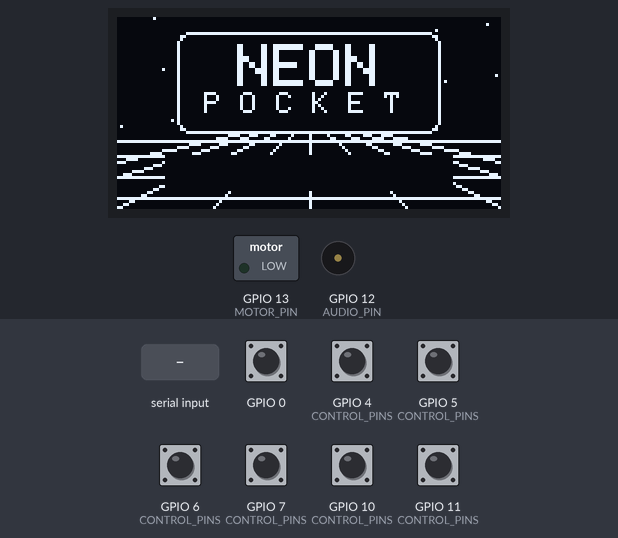
The program below on a simulated ESP32-S3. Shown: 128×64 one-colour display, switched loads named in the program (green lamp = pin HIGH), buzzer (waves = sounding). The inputs (shaded band) are chosen by the test bench; at power-on: GPIO 0, GPIO 4 (CONTROL_PINS), GPIO 5 (CONTROL_PINS), GPIO 6 (CONTROL_PINS), GPIO 7 (CONTROL_PINS), GPIO 10 (CONTROL_PINS), GPIO 11 (CONTROL_PINS) HIGH. Random numbers use the default seed unless the program sets one; what the program prints to the serial monitor is not drawn.

Above: at 1.2 s.
1.3 s: GPIO 10 (CONTROL_PINS) pulled LOW for 0.15 s
At 2.5 s:
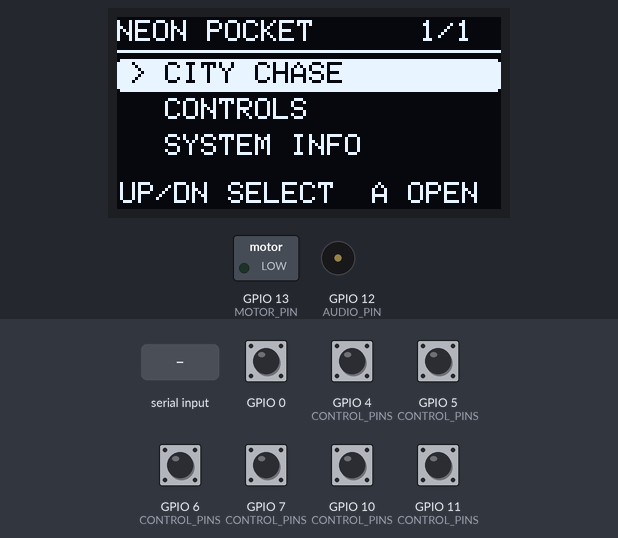
3.0 s: GPIO 4 (CONTROL_PINS) pulled LOW for 0.15 s
At 4.4 s:
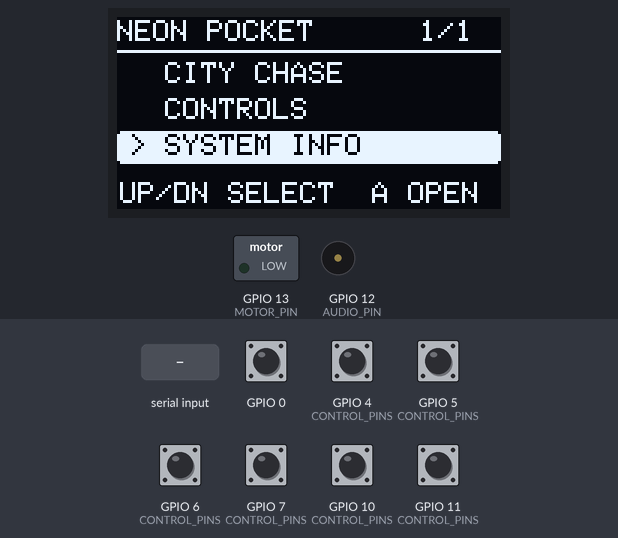
4.7 s: "T" received over Serial
At 5.9 s:
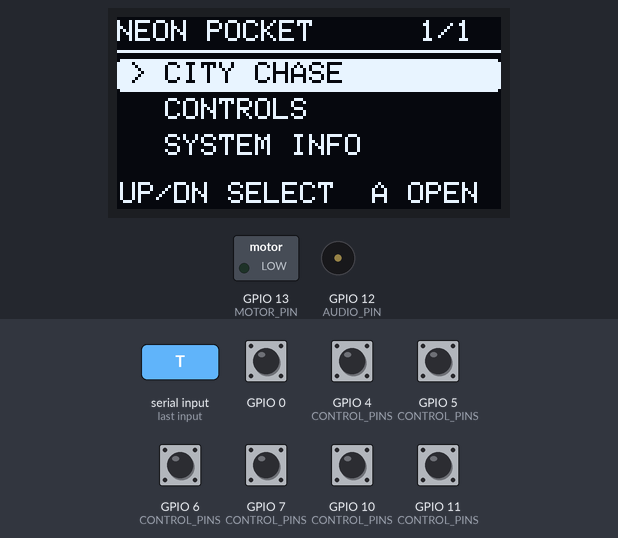
6.2 s: GPIO 5 (CONTROL_PINS) pulled LOW for 0.15 s
At 7.2 s:
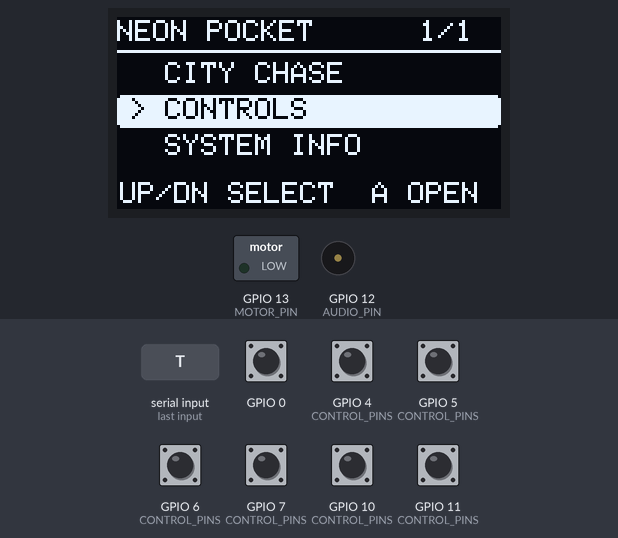
7.9 s: GPIO 10 (CONTROL_PINS) pulled LOW for 1 s
At 8.9 s:
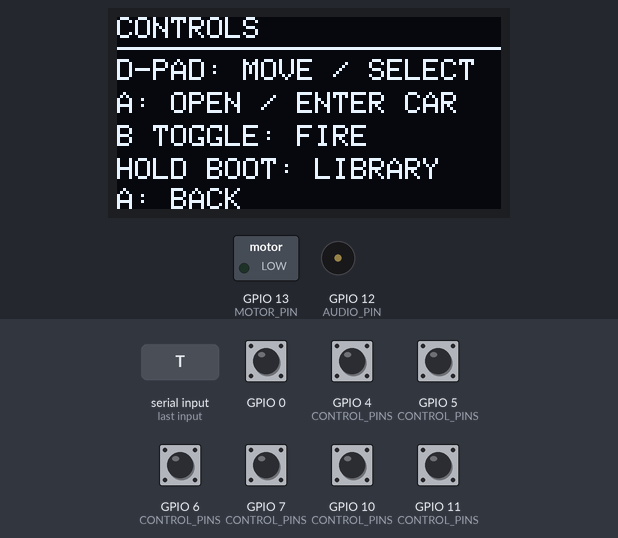
10.4 s: GPIO 10 (CONTROL_PINS) pulled LOW for 0.15 s
At 11.5 s:
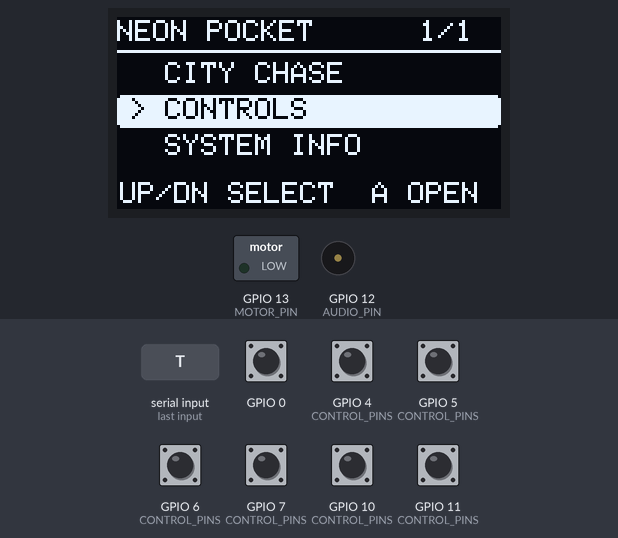
Timing chart, 0 to 13.0 s (numbered marks = the images above; inputs shaded):
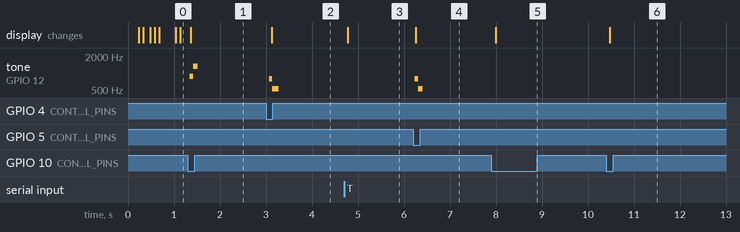

Measured:
- after the input at 1.3 s, tone on GPIO 12 (AUDIO_PIN): silent → 880 Hz at once, → 1320 Hz 0.08 s later, → silent 0.10 s later
- after the input at 3.0 s, tone on GPIO 12 (AUDIO_PIN): silent → 784 Hz after 0.07 s, → 523 Hz 0.07 s later, → silent 0.13 s later; the display: changes after 0.12 s (image 2)
- after the input at 4.7 s, the display: changes after 0.08 s (image 3)
- after the input at 6.2 s, tone on GPIO 12 (AUDIO_PIN): silent → 784 Hz at once, → 523 Hz 0.08 s later, → silent 0.10 s later; the display: changes after 0.06 s (image 4)
- after the input at 7.9 s, the display: changes after 0.09 s (image 5)
- after the input at 10.4 s, the display: changes after 0.08 s (image 6)

The program:

main.cpp
```cpp
#include "Game.h"
void setup(){gameSetup();}
void loop(){gameLoop();}
```

Controls.h
```cpp
#pragma once
#include "Settings.h"
constexpr auto &PINS=Config::CONTROL_PINS;
struct Button {
  bool raw=false,down=false,changed=false;
  uint32_t since=0;
  void update(bool value,uint32_t now) {
    changed=false;
    if(value!=raw){raw=value;since=now;}
    if(raw!=down && now-since>=Config::DEBOUNCE_MS){down=raw;changed=true;}
  }
  void poll(uint8_t pin,uint32_t now){update(digitalRead(pin)==LOW,now);}
};
```

Feedback.h
```cpp
#pragma once
#include <Arduino.h>
#include "Settings.h"

namespace Feedback {
constexpr uint8_t AUDIO_PIN=Config::AUDIO_PIN, MOTOR_PIN=Config::MOTOR_PIN;
struct Note { uint16_t hz, ms; };
enum Event { Start, Shoot, Hit, Pickup, Delivered, Car, Stun, HeatDown, Busted, Siren };
const Note start[]={{523,65},{659,65},{784,110}};
const Note shoot[]={{2100,7},{145,12},{1200,6},{120,24},{100,35},{85,45},{70,55},{60,65}};
const Note hit[]={{160,45},{95,65}};
const Note pickup[]={{880,70},{1320,90}};
const Note delivered[]={{659,70},{784,70},{1047,100},{1319,150}};
const Note car[]={{220,55},{330,55},{440,70}};
const Note stun[]={{1300,30},{650,30},{325,70}};
const Note heatDown[]={{784,70},{523,110}};
const Note busted[]={{392,140},{330,140},{262,140},{196,260}};
const Note siren[]={{650,110},{1000,110},{650,110},{1000,110}};
// Original dark synth loop; single voice, with SFX taking priority.
const Note music[]={{165,210},{330,210},{165,210},{392,210},{165,210},{330,210},{196,210},{311,210},{131,210},{262,210},{131,210},{311,210},{131,210},{262,210},{156,210},{247,210},{147,210},{294,210},{147,210},{349,210},{147,210},{294,210},{175,210},{277,210},{123,210},{247,210},{123,210},{294,210},{123,210},{247,210},{185,210},{0,210},{165,210},{392,210},{330,210},{494,210},{165,210},{392,210},{330,210},{311,210},{131,210},{311,210},{262,210},{392,210},{131,210},{311,210},{262,210},{247,210},{147,210},{349,210},{294,210},{440,210},{147,210},{349,210},{294,210},{277,210},{123,210},{294,210},{247,210},{370,210},{185,210},{247,210},{165,210},{0,210}};
constexpr uint8_t musicCount=sizeof(music)/sizeof(music[0]);
uint8_t musicIndex=0;
bool musicStepActive=false,musicTone=false;
uint32_t musicNext=0,musicOffAt=0;
const Note *sequence=nullptr;
uint8_t count=0,index=0,priority=0;
bool active=false,enabled=true,motor=false;
uint32_t nextNote=0,motorUntil=0,lastSiren=0;

void stop() {
  noTone(AUDIO_PIN);digitalWrite(AUDIO_PIN,LOW);
  digitalWrite(MOTOR_PIN,LOW);motor=false;active=false;priority=0;
  musicStepActive=false;musicTone=false;musicIndex=0;
}
void begin() {
  digitalWrite(MOTOR_PIN,LOW);pinMode(MOTOR_PIN,OUTPUT);
  digitalWrite(AUDIO_PIN,LOW);pinMode(AUDIO_PIN,OUTPUT);
}
void rumble(uint32_t now,uint16_t duration) {
  if(!enabled)return;
  motorUntil=now+(duration>180?180:duration);
  digitalWrite(MOTOR_PIN,HIGH);motor=true;
}
void play(Event event,uint32_t now) {
  if(!enabled)return;
  const Note *notes=nullptr;uint8_t n=0,p=2;
  switch(event) {
    case Start:notes=start;n=3;break;
    case Shoot:notes=shoot;n=8;p=3;break;
    case Hit:notes=hit;n=2;p=4;rumble(now,100);break;
    case Pickup:notes=pickup;n=2;break;
    case Delivered:notes=delivered;n=4;p=4;rumble(now,45);break;
    case Car:notes=car;n=3;rumble(now,45);break;
    case Stun:notes=stun;n=3;p=3;break;
    case HeatDown:notes=heatDown;n=2;break;
    case Busted:notes=busted;n=4;p=5;rumble(now,180);break;
    case Siren:notes=siren;n=4;p=1;break;
  }
  if(active && p<priority)return;
  musicStepActive=false;musicTone=false;
  noTone(AUDIO_PIN);
  sequence=notes;count=n;index=0;priority=p;active=true;
  tone(AUDIO_PIN,sequence[0].hz);nextNote=now+sequence[0].ms;
}
void tick(uint32_t now,bool policeNearby,bool musicWanted) {
  if(motor && (int32_t)(now-motorUntil)>=0){digitalWrite(MOTOR_PIN,LOW);motor=false;}
  // Keep effect duration accurate even when an OLED transfer takes longer than a note.
  bool noteChanged=false;
  while(active && (int32_t)(now-nextNote)>=0) {
    if(++index>=count) {noTone(AUDIO_PIN);digitalWrite(AUDIO_PIN,LOW);active=false;priority=0;}
    else {nextNote+=sequence[index].ms;noteChanged=true;}
  }
  if(active && noteChanged)tone(AUDIO_PIN,sequence[index].hz);
  if(!policeNearby && active && priority==1){noTone(AUDIO_PIN);digitalWrite(AUDIO_PIN,LOW);active=false;priority=0;}
  if(policeNearby && !active && now-lastSiren>=2500) {lastSiren=now;play(Siren,now);}
  if(!enabled || !musicWanted || active) {
    if(musicTone && !active){noTone(AUDIO_PIN);digitalWrite(AUDIO_PIN,LOW);}
    musicTone=false;musicStepActive=false;return;
  }
  if(musicStepActive && (int32_t)(now-musicNext)>=0) {
    musicIndex=(musicIndex+1)%musicCount;musicStepActive=false;
  }
  if(!musicStepActive) {
    const auto &note=music[musicIndex];
    musicNext=now+note.ms;musicOffAt=now+note.ms*3/5;
    musicStepActive=true;musicTone=note.hz!=0;
    if(musicTone)tone(AUDIO_PIN,note.hz);
    else {noTone(AUDIO_PIN);digitalWrite(AUDIO_PIN,LOW);}
  }
  if(musicTone && (int32_t)(now-musicOffAt)>=0) {
    noTone(AUDIO_PIN);digitalWrite(AUDIO_PIN,LOW);musicTone=false;
  }
}
}
```

Game.h
```cpp
#pragma once
void gameSetup();
void gameLoop();
```

Launcher.h
```cpp
#pragma once

namespace Launcher {
enum Page { Home, Library, Controls, System, Game };
Page page=Home;
uint8_t selected=0;
uint32_t lastFrame=0;
const char *entries[]={"CITY CHASE","CONTROLS","SYSTEM INFO"};

void text(int x,int y,const char *label,uint8_t size=1) {
  screen.setTextSize(size);screen.setCursor(x,y);screen.print(label);
}
void home(uint32_t now) {
  // Deterministic moving stars and a perspective grid behind the title panel.
  for(int i=0;i<19;++i)
    screen.drawPixel((i*37+now/90)%128,(i*13)%37,SSD1306_WHITE);
  for(int x=-64;x<=192;x+=32)screen.drawLine(64,33,x,63,SSD1306_WHITE);
  for(int i=0;i<4;++i) {
    int y=38+(i*7+now/130)%26;
    screen.drawFastHLine(0,y,128,SSD1306_WHITE);
  }
  screen.fillRoundRect(20,5,88,34,4,SSD1306_BLACK);
  screen.drawRoundRect(20,5,88,34,4,SSD1306_WHITE);
  text(40,9,"NEON",2);text(29,25,"P O C K E T");
  screen.fillRect(16,46,96,12,SSD1306_BLACK);
  if((now/650)%2==0)text(34,48,"A TO ENTER");
}
void render(uint32_t now) {
  screen.clearDisplay();screen.setTextColor(SSD1306_WHITE);
  if(page==Home)home(now);
  else if(page==Library) {
    text(0,1,"NEON POCKET");text(101,1,"1/1");
    screen.drawFastHLine(0,11,128,SSD1306_WHITE);
    for(int i=0;i<3;++i) {
      int y=15+i*12;
      if(selected==i)screen.fillRoundRect(0,y-1,128,11,2,SSD1306_WHITE);
      screen.setTextColor(selected==i?SSD1306_BLACK:SSD1306_WHITE);
      text(4,y,selected==i?">":" ");text(16,y,entries[i]);
    }
    screen.setTextColor(SSD1306_WHITE);text(1,55,"UP/DN SELECT  A OPEN");
  } else if(page==Controls) {
    text(0,0,"CONTROLS");screen.drawFastHLine(0,10,128,SSD1306_WHITE);
    text(0,14,"D-PAD: MOVE / SELECT");text(0,25,"A: OPEN / ENTER CAR");
    text(0,36,"B TOGGLE: FIRE");text(0,47,"HOLD BOOT: LIBRARY");text(0,57,"A: BACK");
  } else if(page==System) {
    text(0,0,"SYSTEM INFO");screen.drawFastHLine(0,10,128,SSD1306_WHITE);
    text(0,14,"ESP32-S3 / OLED");screen.setCursor(0,25);
    screen.printf("FLASH: %u MB",unsigned(ESP.getFlashChipSize()/1048576));
    screen.setCursor(0,36);screen.printf("PSRAM: %u MB",unsigned(ESP.getPsramSize()/1048576));
    text(0,47,"1 GAME: CITY CHASE");text(0,57,"A: BACK");
  }
  screen.display();
}
void library() {
  page=Library;playing=false;ended=false;Feedback::stop();lastFrame=0;
}
// One transition per debounced press; holding A cannot skip home into the game.
void pressA(uint32_t now) {
  if(page==Home){page=Library;Feedback::play(Feedback::Pickup,now);}
  else if(page==Library) {
    if(selected==0){page=Game;resetGame(now);}
    else page=selected==1?Controls:System;
  } else if(page==Controls || page==System)page=Library;
  lastFrame=0;
}
bool handle(uint32_t now) {
  if(page==Game)return false;
  if(page==Library) {
    int direction=(buttons[1].changed && buttons[1].down)-(buttons[0].changed && buttons[0].down);
    if(direction){selected=(selected+3+direction)%3;Feedback::play(Feedback::HeatDown,now);}
  }
  if(buttons[4].changed && buttons[4].down)pressA(now);
  if(page!=Game && (lastFrame==0 || now-lastFrame>=50)){lastFrame=now;render(now);}
  return true;
}
}
```

Settings.h
```cpp
#pragma once
#include <Arduino.h>
namespace Config {
constexpr uint8_t OLED_SDA=8, OLED_SCL=9;
constexpr uint8_t AUDIO_PIN=12, MOTOR_PIN=13;
constexpr uint8_t CONTROL_PINS[]={4,5,6,7,10,11};
constexpr uint32_t DEBOUNCE_MS=25;
}
```

Source omitted: Game.cpp (15478 bytes)
